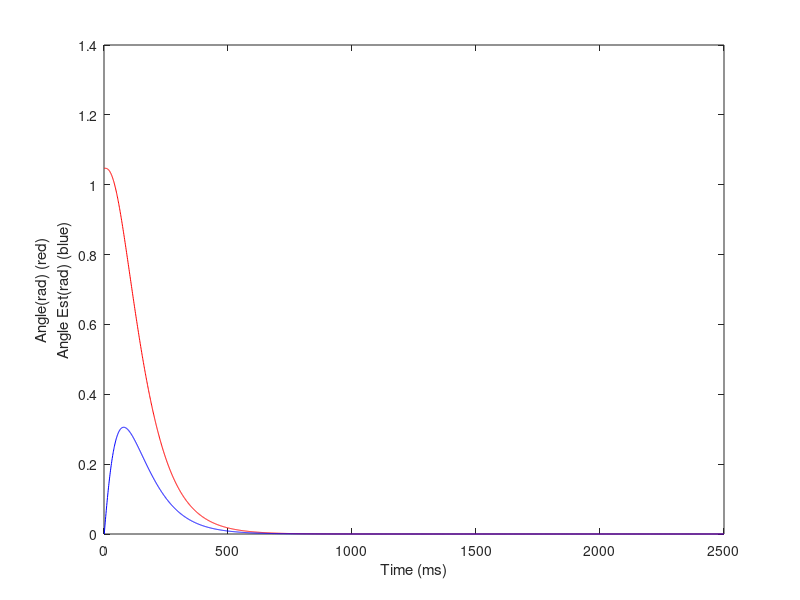
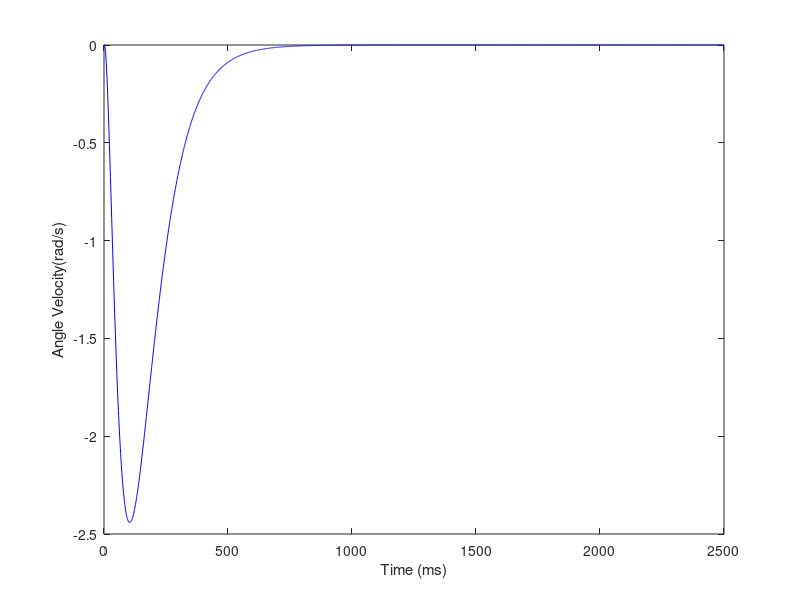
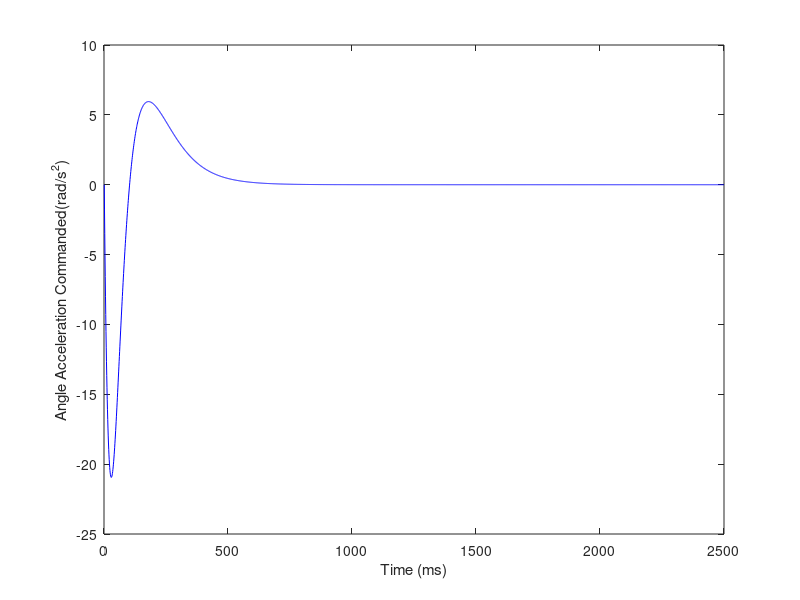

MATLAB code to generate these figures, in order:
dt = 1/500;
num_cycles = 5*(1/dt);

AngEst = 0; %21
AngEst_Vals = zeros(num_cycles, 1);
AngVelEst = 0; %22

Ang = pi/3; %23

Ang_Vals = zeros(num_cycles, 1);
AngVel = 0; %24
AngVel_Vals = zeros(num_cycles, 1);

AngCmd = 0;
AngAccCmd = 0;
AngAccCmd_Vals = zeros(num_cycles, 1);

dt = 1/500;
timeConst_pitchAngle = 0.12;
timeConst_pitchRate = 0.04;
g = 9.81;
p = 0.01;


num_cycles = 5*(1/dt);

t = 0;
t_Vals = (1:num_cycles)';

while (t < num_cycles)
    % simulated sensors:
    rateGyro = AngVel; %19
    Acc = -g*sin(Ang); %20

    % estimator:
    AngVelEst = rateGyro; %15
    AngPred = AngEst + AngVelEst*dt; %16
    AngMeas = -Acc/g; %17
    
    % commanded:
    AngVelCmd = (-1/timeConst_pitchAngle)*(AngEst-AngCmd); %13
    AngEst_Vals(t+1) = AngEst;
    AngEst = (1-p)*AngPred + p*AngMeas; %18
    
    AngAccCmd = (-1/timeConst_pitchRate)*(AngVelEst-AngVelCmd); %14
    AngAccCmd_Vals(t+1) = AngAccCmd;
    
    % k+1:
    Ang_Vals(t+1) = Ang;
    Ang = Ang + AngVel*dt + (1/2)*AngAccCmd*dt^2; %11
    AngVel_Vals(t+1) = AngVel;
    AngVel = AngVel + AngAccCmd*dt; %12
    
    t = t + 1;
end
  
figure;
hold off;
plot(t_Vals, Ang_Vals, 'color', 'r');
hold on;
plot(t_Vals, AngEst_Vals, 'color', 'b'); 

xlabel('Time (ms)');
ylabel({'Angle(rad) (red)', 'Angle Est(rad) (blue)'});
str = 'ang_and_ang_est_graph.png';
saveas(gcf, str);


figure;
plot(t_Vals, AngVel_Vals, 'color', 'b'); 

xlabel('Time (ms)');
ylabel({'Angle Velocity(rad/s)'});
str = 'ang_vel_graph.png';
saveas(gcf, str);


figure;
plot(t_Vals, AngAccCmd_Vals, 'color', 'b'); 

xlabel('Time (ms)');
ylabel({'Angle Acceleration Commanded(rad/s^2)'});
str = 'ang_acc_cmd_graph.png';
saveas(gcf, str);